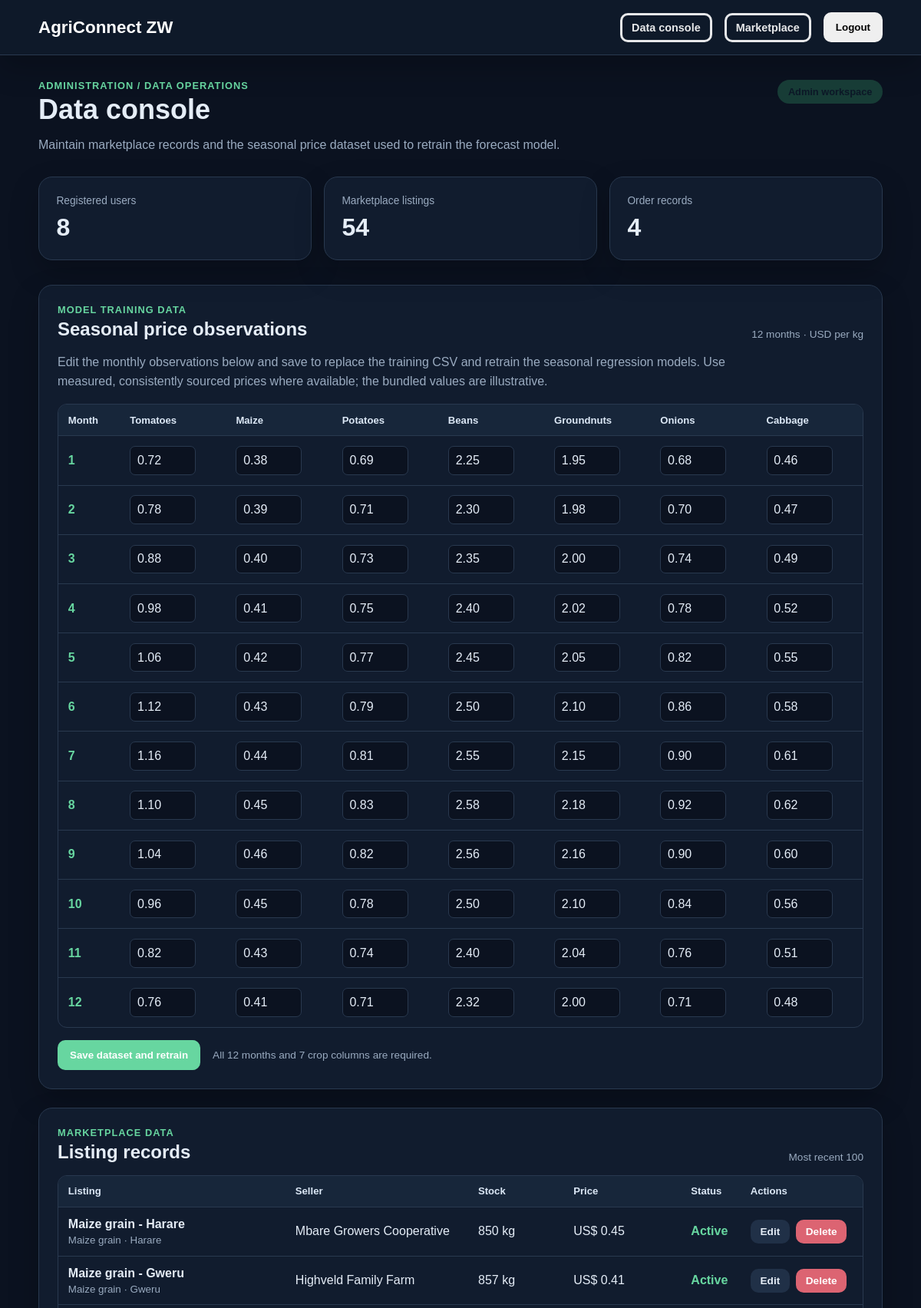
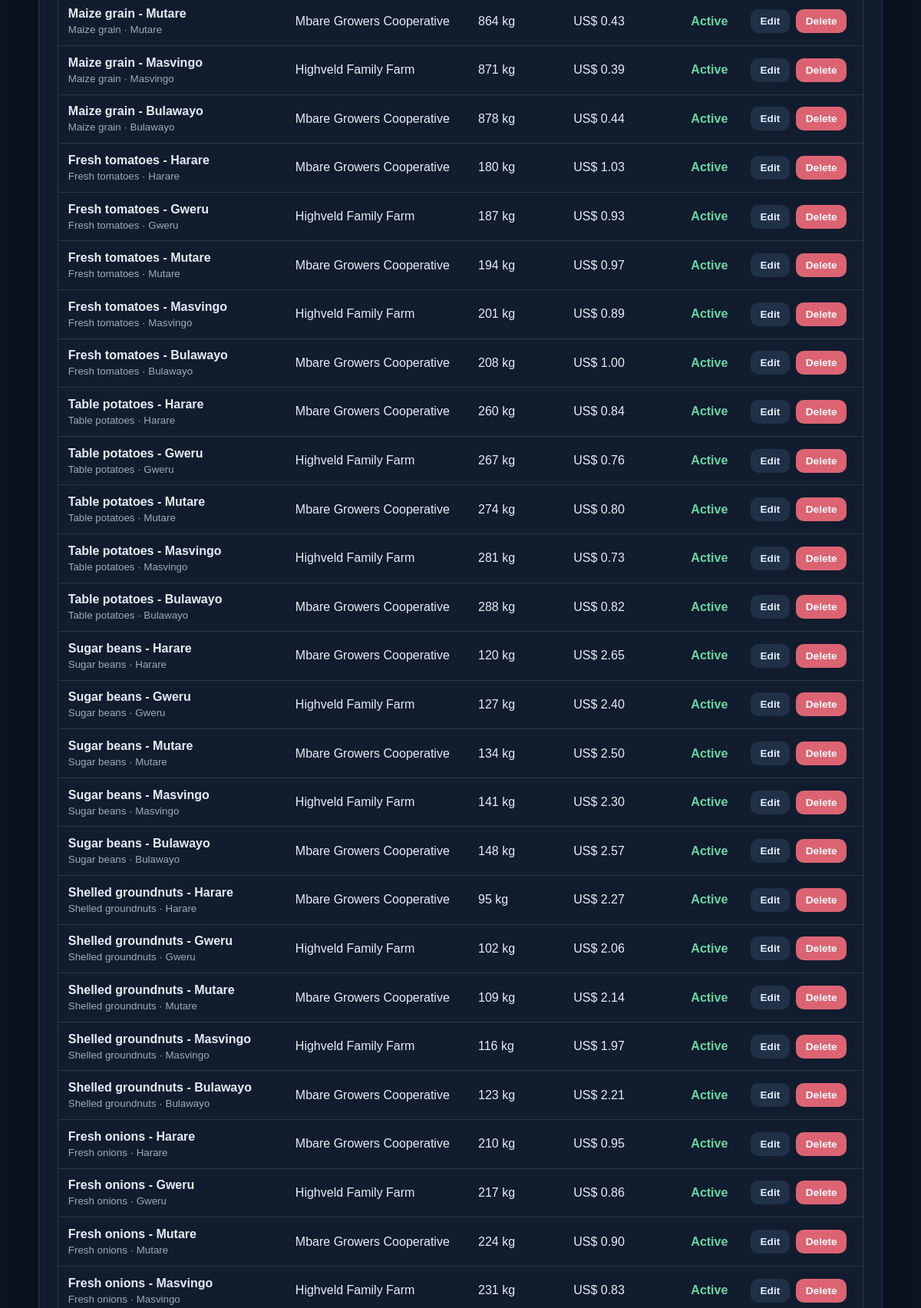
The page /admin (signed in, upper part) on the database its author committed (2 pictures, top to bottom).
### tables this page shows
CREATE TABLE listings (
            id INTEGER PRIMARY KEY AUTOINCREMENT,
            seller_id INTEGER NOT NULL,
            title TEXT NOT NULL,
            crop TEXT NOT NULL,
            category TEXT NOT NULL,
            description TEXT,
            quantity INTEGER NOT NULL CHECK(quantity >= 0),
            unit TEXT NOT NULL,
            price REAL NOT NULL CHECK(price >= 0),
            location TEXT NOT NULL,
            status TEXT NOT NULL DEFAULT 'active' CHECK(status IN ('active','paused','sold')),
            created_at TEXT NOT NULL DEFAULT CURRENT_TIMESTAMP,
            FOREIGN KEY (seller_id) REFERENCES users(id) ON DELETE CASCADE
        );

CREATE TABLE users (
            id INTEGER PRIMARY KEY AUTOINCREMENT,
            name TEXT NOT NULL,
            email TEXT NOT NULL UNIQUE,
            password_hash TEXT NOT NULL,
            role TEXT NOT NULL CHECK(role IN ('buyer','farmer','supplier','admin')),
            phone TEXT,
            created_at TEXT NOT NULL DEFAULT CURRENT_TIMESTAMP
        );

### app/routes.py (the view)
        def wrapped(*args, **kwargs):
            user = current_user()
            if not user or user["role"] not in roles:
                flash("You do not have permission to access that page.", "warning")
                return redirect(url_for("main.dashboard"))
            return view(*args, **kwargs)

### ai/models.py (called while the page is built)
def _load_price_history():
    frame = pd.read_csv(PRICE_HISTORY_PATH)
    required = {"month", *PRICE_CROPS}
    if not required.issubset(frame.columns) or len(frame) < 12:
        raise ValueError("Market price history must contain 12 months and all supported crops.")
    if frame[list(required)].isnull().any().any():
        raise ValueError("Market price history contains missing values.")
    return frame

def load_price_history():
    return _load_price_history().to_dict(orient="records")

### app/models.py (called while the page is built)
def get_database_path():
    if has_app_context():
        return current_app.config["DATABASE"]
    return os.environ.get(
        "AGRICONNECT_DB",
        os.path.join(os.path.dirname(os.path.dirname(__file__)), "agriconnect.db"),
    )

def get_db():
    if "db" not in g:
        conn = sqlite3.connect(get_database_path())
        conn.row_factory = sqlite3.Row
        conn.execute("PRAGMA foreign_keys = ON")
        g.db = conn
    return g.db

### app/routes.py (called while the page is built)
def current_user():
    user_id = session.get("user_id")
    if not user_id:
        return None
    row = get_db().execute("SELECT * FROM users WHERE id = ?", (user_id,)).fetchone()
    return dict(row) if row else None

def login_required(view):
    def wrapped(*args, **kwargs):
        if not session.get("user_id"):
            flash("Please log in to continue.", "warning")
            return redirect(url_for("main.login"))
        return view(*args, **kwargs)
    wrapped.__name__ = view.__name__
    return wrapped

def role_required(*roles):
    def decorator(view):
        def wrapped(*args, **kwargs):
            user = current_user()
            if not user or user["role"] not in roles:
                flash("You do not have permission to access that page.", "warning")
                return redirect(url_for("main.dashboard"))
            return view(*args, **kwargs)
        wrapped.__name__ = view.__name__
        return wrapped
    return decorator

@main.context_processor
def inject_user():
    return {"current_user": current_user(), "app_name": "AgriConnect ZW"}

### app/templates/admin.html (shortened to what this page needs)
{% extends 'base.html' %}
{% block content %}
<section class="page-header admin-header">
  <div>
    <p class="eyebrow">Administration / Data operations</p>
    <h1>Data console</h1>
    <p class="admin-lede">Maintain marketplace records and the seasonal price dataset used to retrain the forecast model.</p>
  </div>
  <span class="badge role-badge">Admin workspace</span>
</section>
<section class="stats-grid admin-stats" aria-label="Database totals">
  <div class="stat-card"><span class="stat-label">Registered users</span><strong>{{ summary.users }}</strong></div>
  <div class="stat-card"><span class="stat-label">Marketplace listings</span><strong>{{ summary.listings }}</strong></div>
  <div class="stat-card"><span class="stat-label">Order records</span><strong>{{ summary.orders }}</strong></div>
</section>
<section class="panel admin-panel" id="training-data">
  <div class="section-header admin-section-header">
    <div>
      <p class="eyebrow">Model training data</p>
      <h2>Seasonal price observations</h2>
    </div>
    <span class="admin-meta">12 months · USD per kg</span>
  </div>
  <p class="admin-help">Edit the monthly observations below and save to replace the training CSV and retrain the seasonal regression models. Use measured, consistently sourced prices where available; the bundled values are illustrative.</p>
  <form method="POST" class="dataset-form">
    <div class="admin-table-wrap">
      <table class="admin-table dataset-table">
        <thead>
          <tr>
            <th scope="col">Month</th>
            {% for crop in training_crops %}
              <th scope="col">{{ crop|title }}</th>
            {% endfor %}
          </tr>
        </thead>
        <tbody>
          {% for row in training_rows %}
            <tr>
              <th scope="row">{{ row.month }}</th>
              {% for crop in training_crops %}
                <td>
                  <input id="price-{{ row.month }}-{{ crop }}" name="price_{{ row.month }}_{{ crop }}" type="number" min="0.0001" step="0.01" value="{{ '%.2f'|format(row[crop]) }}" required />
                </td>
              {% endfor %}
            </tr>
          {% endfor %}
        </tbody>
      </table>
    </div>
    <div class="form-actions admin-form-actions">
      <button type="submit" class="primary-button">Save dataset and retrain</button>
      <span class="admin-meta">All 12 months and 7 crop columns are required.</span>
    </div>
  </form>
</section>
<section class="panel admin-panel" id="market-data">
  <div class="section-header admin-section-header">
    <div>
      <p class="eyebrow">Marketplace data</p>
      <h2>Listing records</h2>
    </div>
    <span class="admin-meta">Most recent 100</span>
  </div>
  <div class="admin-table-wrap">
    <table class="admin-table">
      <thead>
        <tr>
          <th scope="col">Listing</th>
          <th scope="col">Seller</th>
          <th scope="col">Stock</th>
          <th scope="col">Price</th>
          <th scope="col">Status</th>
          <th scope="col">Actions</th>
        </tr>
      </thead>
      <tbody>
        {% for listing in listings %}
          <tr>
            <td><strong>{{ listing.title }}</strong><small>{{ listing.crop }} · {{ listing.location }}</small></td>
            <td>{{ listing.seller_name }}</td>
            <td>{{ listing.quantity }} {{ listing.unit }}</td>
            <td>US$ {{ '%.2f'|format(listing.price) }}</td>
            <td><span class="admin-status">{{ listing.status|title }}</span></td>
            <td>
              <div class="admin-actions">
                <a class="secondary-button small-button" href="{{ url_for('main.edit_listing', listing_id=listing.id) }}">Edit</a>
                <form method="POST" action="{{ url_for('main.delete_listing', listing_id=listing.id) }}" onsubmit="return confirm('Delete this listing and its related order records?');">
                  <button class="danger-button small-button" type="submit">Delete</button>
                </form>
              </div>
            </td>
          </tr>
        {% else %}
          <tr><td colspan="6" class="empty-state">No listing records found.</td></tr>
        {% endfor %}
      </tbody>
    </table>
  </div>
</section>
{% endblock %}

### rows shown on the page
listings: title "Maize grain - Harare", crop "Maize grain", location "Harare", seller_name "Mbare Growers Cooperative", quantity "850", unit "kg", price "0.45", status "Active"
listings: title "Maize grain - Gweru", crop "Maize grain", location "Gweru", seller_name "Highveld Family Farm", quantity "857", unit "kg", price "0.41", status "Active"
listings: title "Maize grain - Mutare", crop "Maize grain", location "Mutare", seller_name "Mbare Growers Cooperative", quantity "864", unit "kg", price "0.43", status "Active"
listings: title "Maize grain - Masvingo", crop "Maize grain", location "Masvingo", seller_name "Highveld Family Farm", quantity "871", unit "kg", price "0.39", status "Active"
listings: title "Maize grain - Bulawayo", crop "Maize grain", location "Bulawayo", seller_name "Mbare Growers Cooperative", quantity "878", unit "kg", price "0.44", status "Active"
listings: title "Fresh tomatoes - Harare", crop "Fresh tomatoes", location "Harare", seller_name "Mbare Growers Cooperative", quantity "180", unit "kg", price "1.03", status "Active"
listings: title "Fresh tomatoes - Gweru", crop "Fresh tomatoes", location "Gweru", seller_name "Highveld Family Farm", quantity "187", unit "kg", price "0.93", status "Active"
listings: title "Fresh tomatoes - Mutare", crop "Fresh tomatoes", location "Mutare", seller_name "Mbare Growers Cooperative", quantity "194", unit "kg", price "0.97", status "Active"
listings: title "Fresh tomatoes - Masvingo", crop "Fresh tomatoes", location "Masvingo", seller_name "Highveld Family Farm", quantity "201", unit "kg", price "0.89", status "Active"
listings: title "Fresh tomatoes - Bulawayo", crop "Fresh tomatoes", location "Bulawayo", seller_name "Mbare Growers Cooperative", quantity "208", unit "kg", price "1.00", status "Active"
listings: title "Table potatoes - Harare", crop "Table potatoes", location "Harare", seller_name "Mbare Growers Cooperative", quantity "260", unit "kg", price "0.84", status "Active"
listings: title "Table potatoes - Gweru", crop "Table potatoes", location "Gweru", seller_name "Highveld Family Farm", quantity "267", unit "kg", price "0.76", status "Active"
listings: title "Table potatoes - Mutare", crop "Table potatoes", location "Mutare", seller_name "Mbare Growers Cooperative", quantity "274", unit "kg", price "0.80", status "Active"
listings: title "Table potatoes - Masvingo", crop "Table potatoes", location "Masvingo", seller_name "Highveld Family Farm", quantity "281", unit "kg", price "0.73", status "Active"
listings: title "Table potatoes - Bulawayo", crop "Table potatoes", location "Bulawayo", seller_name "Mbare Growers Cooperative", quantity "288", unit "kg", price "0.82", status "Active"
listings: title "Sugar beans - Harare", crop "Sugar beans", location "Harare", seller_name "Mbare Growers Cooperative", quantity "120", unit "kg", price "2.65", status "Active"
listings: title "Sugar beans - Gweru", crop "Sugar beans", location "Gweru", seller_name "Highveld Family Farm", quantity "127", unit "kg", price "2.40", status "Active"
listings: title "Sugar beans - Mutare", crop "Sugar beans", location "Mutare", seller_name "Mbare Growers Cooperative", quantity "134", unit "kg", price "2.50", status "Active"
listings: title "Sugar beans - Masvingo", crop "Sugar beans", location "Masvingo", seller_name "Highveld Family Farm", quantity "141", unit "kg", price "2.30", status "Active"
listings: title "Sugar beans - Bulawayo", crop "Sugar beans", location "Bulawayo", seller_name "Mbare Growers Cooperative", quantity "148", unit "kg", price "2.57", status "Active"
listings: title "Shelled groundnuts - Harare", crop "Shelled groundnuts", location "Harare", seller_name "Mbare Growers Cooperative", quantity "95", unit "kg", price "2.27", status "Active"
listings: title "Shelled groundnuts - Gweru", crop "Shelled groundnuts", location "Gweru", seller_name "Highveld Family Farm", quantity "102", unit "kg", price "2.06", status "Active"
listings: title "Shelled groundnuts - Mutare", crop "Shelled groundnuts", location "Mutare", seller_name "Mbare Growers Cooperative", quantity "109", unit "kg", price "2.14", status "Active"
listings: title "Shelled groundnuts - Masvingo", crop "Shelled groundnuts", location "Masvingo", seller_name "Highveld Family Farm", quantity "116", unit "kg", price "1.97", status "Active"
listings: title "Shelled groundnuts - Bulawayo", crop "Shelled groundnuts", location "Bulawayo", seller_name "Mbare Growers Cooperative", quantity "123", unit "kg", price "2.21", status "Active"
listings: title "Fresh onions - Harare", crop "Fresh onions", location "Harare", seller_name "Mbare Growers Cooperative", quantity "210", unit "kg", price "0.95", status "Active"
listings: title "Fresh onions - Gweru", crop "Fresh onions", location "Gweru", seller_name "Highveld Family Farm", quantity "217", unit "kg", price "0.86", status "Active"
listings: title "Fresh onions - Mutare", crop "Fresh onions", location "Mutare", seller_name "Mbare Growers Cooperative", quantity "224", unit "kg", price "0.90", status "Active"
listings: title "Fresh onions - Masvingo", crop "Fresh onions", location "Masvingo", seller_name "Highveld Family Farm", quantity "231", unit "kg", price "0.83", status "Active"

### other values the page prints
{{ summary.users }} "8"
{{ summary.listings }} "54"
{{ summary.orders }} "4"
{{ crop|title }} "Tomatoes" "Maize" "Potatoes" "Beans" "Groundnuts" "Onions" "Cabbage"
{{ row.month }} "1" "2" "3" "4" "5" "6" "7" "8" "9" "10" "11" "12"
